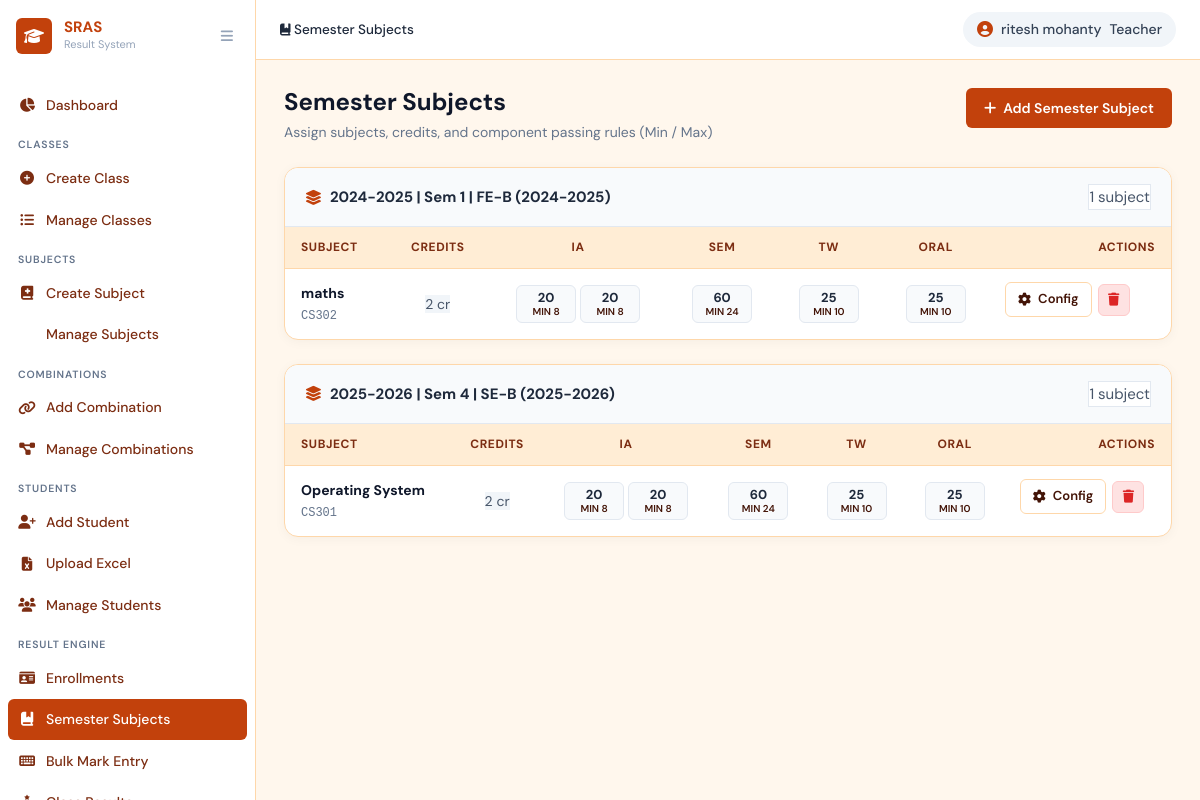
The app's page /engine/subjects/ (signed in) with its own data.
### core/models.py (models this page shows, shortened)
class Teacher(models.Model):
    name = models.CharField(max_length=150, verbose_name="Full Name")
    email = models.EmailField(unique=True, verbose_name="Email")
    password = models.CharField(max_length=255, verbose_name="Password (hashed)")
    is_active = models.BooleanField(default=True)
    created_at = models.DateTimeField(auto_now_add=True)
    updated_at = models.DateTimeField(auto_now=True)
    class Meta:
        verbose_name = "Teacher"
        verbose_name_plural = "Teachers"
        ordering = ["name"]

class Subject(models.Model):
    name        = models.CharField(max_length=100, unique=True, verbose_name='Subject Name')
    code        = models.CharField(max_length=20, blank=True, verbose_name='Subject Code')
    description = models.TextField(blank=True, verbose_name='Description')
    created_at  = models.DateTimeField(auto_now_add=True)
    updated_at  = models.DateTimeField(auto_now=True)
    class Meta:
        ordering = ['name']
        verbose_name = 'Subject'
        verbose_name_plural = 'Subjects'
    @property
    def display_name(self):
        return self.name

### core/result_models.py (models this page shows, shortened)
class SemesterSubject(models.Model):
    SEMESTER_CHOICES = [(str(i), f'Semester {i}') for i in range(1, 9)]
    student_class = models.ForeignKey(
        'core.StudentClass', on_delete=models.CASCADE,
        related_name='semester_subjects', verbose_name='Class'
    )
    subject = models.ForeignKey(
        'core.Subject', on_delete=models.CASCADE,
        related_name='semester_subjects', verbose_name='Subject'
    )
    semester      = models.CharField(max_length=1, choices=SEMESTER_CHOICES)
    academic_year = models.CharField(max_length=10, help_text='e.g. 2024-25')
    credits       = models.PositiveSmallIntegerField(default=4,
                        validators=[MinValueValidator(1), MaxValueValidator(10)])
    has_ia   = models.BooleanField(default=True,  verbose_name='Has IA')
    has_tw   = models.BooleanField(default=False, verbose_name='Has TW')
    has_oral = models.BooleanField(default=False, verbose_name='Has Oral')
    has_sem  = models.BooleanField(default=True,  verbose_name='Has SEM')
    max_ia1  = models.PositiveSmallIntegerField(default=20)
    max_ia2  = models.PositiveSmallIntegerField(default=20)
    max_tw   = models.PositiveSmallIntegerField(default=25)
    max_oral = models.PositiveSmallIntegerField(default=25)
    max_sem  = models.PositiveSmallIntegerField(default=60)
    min_ia1  = models.PositiveSmallIntegerField(default=8)
    min_ia2  = models.PositiveSmallIntegerField(default=8)
    min_tw   = models.PositiveSmallIntegerField(default=10)
    min_oral = models.PositiveSmallIntegerField(default=10)
    min_sem  = models.PositiveSmallIntegerField(default=24)
    created_at = models.DateTimeField(auto_now_add=True)
    updated_at = models.DateTimeField(auto_now=True)
    class Meta:
        unique_together = ('student_class', 'subject', 'semester', 'academic_year')
        ordering = ['semester', 'subject__name']
        verbose_name = 'Semester Subject'
        verbose_name_plural = 'Semester Subjects'
        indexes = [
            models.Index(fields=['student_class', 'semester', 'academic_year'],
                         name='ss_class_sem_year_idx'),
        ]

### core/result_views.py (the view)
    def wrapper(request, *args, **kwargs):
        if not _get_current_teacher(request):
            messages.error(request, 'Login as a teacher to access this page.')
            return redirect('login')
        return view_func(request, *args, **kwargs)

### core/models.py (called while the page is built)
    def __str__(self):
        return f"{self.class_year}-{self.section} ({self.academic_year})"

### core/result_views.py (called while the page is built)
def _get_current_teacher(request):
    from .models import Teacher
    if request.session.get('user_type') != 'teacher':
        return None
    return Teacher.objects.filter(
        pk=request.session.get('user_id'), is_active=True
    ).first()

def teacher_required(view_func):
    def wrapper(request, *args, **kwargs):
        if not _get_current_teacher(request):
            messages.error(request, 'Login as a teacher to access this page.')
            return redirect('login')
        return view_func(request, *args, **kwargs)
    wrapper.__name__ = view_func.__name__
    return wrapper

@teacher_required
def semester_subject_list(request):
    items = SemesterSubject.objects.select_related(
        'student_class', 'subject'
    ).order_by('academic_year', 'semester', 'student_class', 'subject__name')
    grouped = {}
    for ss in items:
        key = f"{ss.academic_year} | Sem {ss.semester} | {ss.student_class}"
        grouped.setdefault(key, []).append(ss)
    return render(request, 'core/result_engine/semester_subject_list.html',
                  {'grouped': grouped})

### core/templates/core/result_engine/semester_subject_list.html (shortened to what this page needs)
{% extends 'core/base.html' %}
{% block breadcrumb %}
<span class="breadcrumb-item active"><i class="fas fa-book-bookmark"></i> Semester Subjects</span>
{% endblock %}
{% block content %}
<div class="page-header">
  <div>
    <h1 class="page-title">Semester Subjects</h1>
    <p class="page-subtitle">Assign subjects, credits, and component passing rules (Min / Max)</p>
  </div>
  <a href="{% url 're_semester_subject_create' %}" class="btn btn-primary">
    <i class="fas fa-plus"></i> Add Semester Subject
  </a>
</div>
{% if grouped %}
  {% for group_key, items in grouped.items %}
  <div class="section-card" style="margin-bottom:24px; box-shadow:0 2px 12px rgba(0,0,0,0.04);">
    <div class="card-header" style="background:var(--gray-50); border-radius:12px 12px 0 0; border-bottom:1px solid #e2e8f0;">
      <h2 class="card-title" style="font-size:15px;">
        <i class="fas fa-layer-group" style="color:var(--primary)"></i>
        {{ group_key }}
      </h2>
      <span class="badge" style="background:white; border:1px solid #e2e8f0; color:var(--gray-600);">{{ items|length }} subject{{ items|length|pluralize }}</span>
    </div>
    <div style="overflow-x:auto;">
      <table class="data-table" style="margin:0;">
        <thead>
          <tr>
            <th>Subject</th>
            <th style="text-align:center;">Credits</th>
            <th style="text-align:center;">IA</th>
            <th style="text-align:center;">SEM</th>
            <th style="text-align:center;">TW</th>
            <th style="text-align:center;">Oral</th>
            <th style="text-align:right;">Actions</th>
          </tr>
        </thead>
        <tbody>
          {% for ss in items %}
          <tr>
            <td>
              <strong style="color:var(--gray-900);">{{ ss.subject.display_name }}</strong>
              {% if ss.subject.code %}<div style="font-size:12px; color:var(--gray-500); margin-top:2px; font-family:monospace;">{{ ss.subject.code }}</div>{% endif %}
            </td>
            <td style="text-align:center;"><span class="badge" style="background:#f1f5f9; color:#475569;">{{ ss.credits }} cr</span></td>
            <td style="text-align:center;">
              {% if ss.has_ia %}
              <div style="display:flex; gap:4px; justify-content:center;">
                <div class="modern-pill">
                  <span class="mp-max">{{ ss.max_ia1 }}</span>
                  <span class="mp-min">Min {{ ss.min_ia1 }}</span>
                </div>
                <div class="modern-pill">
                  <span class="mp-max">{{ ss.max_ia2 }}</span>
                  <span class="mp-min">Min {{ ss.min_ia2 }}</span>
                </div>
              </div>
              {% else %}
                <span class="modern-pill mp-inactive">—</span>
              {% endif %}
            </td>
            <td style="text-align:center;">
              {% if ss.has_sem %}
              <div class="modern-pill">
                <span class="mp-max">{{ ss.max_sem }}</span>
                <span class="mp-min">Min {{ ss.min_sem }}</span>
              </div>
              {% else %}<span class="modern-pill mp-inactive">—</span>{% endif %}
            </td>
            <td style="text-align:center;">
              {% if ss.has_tw %}
              <div class="modern-pill">
                <span class="mp-max">{{ ss.max_tw }}</span>
                <span class="mp-min">Min {{ ss.min_tw }}</span>
              </div>
              {% else %}<span class="modern-pill mp-inactive">—</span>{% endif %}
            </td>
            <td style="text-align:center;">
              {% if ss.has_oral %}
              <div class="modern-pill">
                <span class="mp-max">{{ ss.max_oral }}</span>
                <span class="mp-min">Min {{ ss.min_oral }}</span>
              </div>
              {% else %}<span class="modern-pill mp-inactive">—</span>{% endif %}
            </td>
            <td class="td-actions" style="text-align:right;">
              <a href="{% url 're_semester_subject_edit' ss.pk %}" class="btn btn-outline" style="padding:6px 12px; font-size:13px;">
                <i class="fas fa-cog"></i> Config
              </a>
              <form method="post" action="{% url 're_semester_subject_delete' ss.pk %}" style="display:inline">
                <button type="submit" class="btn-icon btn-delete" onclick="return confirm('Delete this semester subject?')" style="padding:6px;">
                  <i class="fas fa-trash"></i>
                </button>
              </form>
            </td>
          </tr>
          {% endfor %}
        </tbody>
      </table>
    </div>
  </div>
  {% endfor %}
{% endif %}
{% endblock %}

### core/templates/core/base.html (shortened to what this page needs)
<!DOCTYPE html>
<html lang="en">
<head>
  <link rel="stylesheet" href="https://cdnjs.cloudflare.com/ajax/libs/font-awesome/6.5.0/css/all.min.css" />
  <link rel="stylesheet" href="/static/css/main.css" />
</head>
<body class="app-layout">
  <aside class="sidebar" id="sidebar">
    <div class="sidebar-header">
      <div class="sidebar-logo">
        <span class="logo-icon"><i class="fas fa-graduation-cap"></i></span>
        <div class="logo-text">
          <span class="logo-title">SRAS</span>
          <span class="logo-sub">Result System</span>
        </div>
      </div>
      <button class="sidebar-toggle" id="sidebarToggle"><i class="fas fa-bars"></i></button>
    </div>
    <nav class="sidebar-nav">
      <div class="nav-section">
        <a href="{% url 'dashboard' %}"
          class="nav-item {% if request.resolver_match.url_name == 'dashboard' %}active{% endif %}">
          <i class="fas fa-chart-pie"></i><span>Dashboard</span>
        </a>
      </div>
      <div class="nav-section">
        <div class="nav-label">Classes</div>
        <a href="{% url 'class_create' %}"
          class="nav-item {% if request.resolver_match.url_name == 'class_create' %}active{% endif %}">
          <i class="fas fa-plus-circle"></i><span>Create Class</span>
        </a>
        <a href="{% url 'class_list' %}"
          class="nav-item {% if request.resolver_match.url_name == 'class_list' %}active{% endif %}">
          <i class="fas fa-list-ul"></i><span>Manage Classes</span>
        </a>
      </div>
      <div class="nav-section">
        <div class="nav-label">Subjects</div>
        <a href="{% url 'subject_create' %}"
          class="nav-item {% if request.resolver_match.url_name == 'subject_create' %}active{% endif %}">
          <i class="fas fa-book-medical"></i><span>Create Subject</span>
        </a>
        <a href="{% url 'subject_list' %}"
          class="nav-item {% if request.resolver_match.url_name == 'subject_list' %}active{% endif %}">
          <span>Manage Subjects</span>
        </a>
      </div>
      <div class="nav-section">
        <div class="nav-label">Combinations</div>
        <a href="{% url 'combination_create' %}"
          class="nav-item {% if request.resolver_match.url_name == 'combination_create' %}active{% endif %}">
          <i class="fas fa-link"></i><span>Add Combination</span>
        </a>
        <a href="{% url 'combination_list' %}"
          class="nav-item {% if request.resolver_match.url_name == 'combination_list' %}active{% endif %}">
          <i class="fas fa-project-diagram"></i><span>Manage Combinations</span>
        </a>
      </div>
      <div class="nav-section">
        <div class="nav-label">Students</div>
        <a href="{% url 'student_create' %}"
          class="nav-item {% if request.resolver_match.url_name == 'student_create' %}active{% endif %}">
          <i class="fas fa-user-plus"></i><span>Add Student</span>
        </a>
        <a href="{% url 'student_upload' %}"
          class="nav-item {% if request.resolver_match.url_name == 'student_upload' %}active{% endif %}">
          <i class="fas fa-file-excel"></i><span>Upload Excel</span>
        </a>
        <a href="{% url 'student_list' %}"
          class="nav-item {% if request.resolver_match.url_name == 'student_list' %}active{% endif %}">
          <i class="fas fa-users"></i><span>Manage Students</span>
        </a>
      </div>
      <div class="nav-section">
        <div class="nav-label">Result Engine</div>
        <a href="{% url 're_enrollment_list' %}"
          class="nav-item {% if 're_enrollment' in request.resolver_match.url_name|default:'' %}active{% endif %}">
          <i class="fas fa-id-card"></i><span>Enrollments</span>
        </a>
        <a href="{% url 're_semester_subject_list' %}"
          class="nav-item {% if 're_semester_subject' in request.resolver_match.url_name|default:'' %}active{% endif %}">
          <i class="fas fa-book-bookmark"></i><span>Semester Subjects</span>
        </a>
        <a href="{% url 're_bulk_entry' %}"
          class="nav-item {% if request.resolver_match.url_name == 're_bulk_entry' %}active{% endif %}">
          <i class="fas fa-keyboard"></i><span>Bulk Mark Entry</span>
        </a>
        <a href="{% url 're_result_list' %}"
          class="nav-item {% if request.resolver_match.url_name == 're_result_list' %}active{% endif %}">
          <i class="fas fa-ranking-star"></i><span>Class Results</span>
        </a>
      </div>
    </nav>
  </aside>
  <main class="main-content" id="mainContent">
    <header class="topbar">
      <div class="topbar-left">
        <nav class="breadcrumb-nav">
          {% block breadcrumb %}{% endblock %}
        </nav>
      </div>
      <div class="topbar-right">
        <span class="topbar-user">
          <i class="fas fa-circle-user"></i>
          {{ request.session.user_name|default:"Teacher" }}
          <span class="role-chip">Teacher</span>
        </span>
      </div>
    </header>
    <div class="page-content">
      {% block content %}{% endblock %}
    </div>
  </main>
</body>
</html>

### core/templates/core/result_engine/semester_subject_list.html (style rules this page uses)
.modern-pill { display: inline-flex; flex-direction: column; align-items: center; justify-content: center; background: #f8fafc; border: 1px solid #e2e8f0; border-radius: 6px; padding: 4px 8px; min-width: 60px; line-height: 1.2; }
.modern-pill .mp-max { font-size: 13px; font-weight: 700; color: var(--gray-800); }
.modern-pill .mp-min { font-size: 10px; font-weight: 600; color: var(--orange-600); text-transform: uppercase; }

### records on screen
Teacher: session.user_name "ritesh mohanty"
SemesterSubject: group_key "2024-2025 | Sem 1 | FE-B (2024-2025)", items "1", subject.display_name "maths", subject.code "CS302", credits "2", max_ia1 "20", min_ia1 "8", max_ia2 "20", min_ia2 "8", max_sem "60", min_sem "24", max_tw "25", min_tw "10", max_oral "25", min_oral "10"
SemesterSubject: group_key "2025-2026 | Sem 4 | SE-B (2025-2026)", items "1", subject.display_name "Operating System", subject.code "CS301", credits "2", max_ia1 "20", min_ia1 "8", max_ia2 "20", min_ia2 "8", max_sem "60", min_sem "24", max_tw "25", min_tw "10", max_oral "25", min_oral "10"
